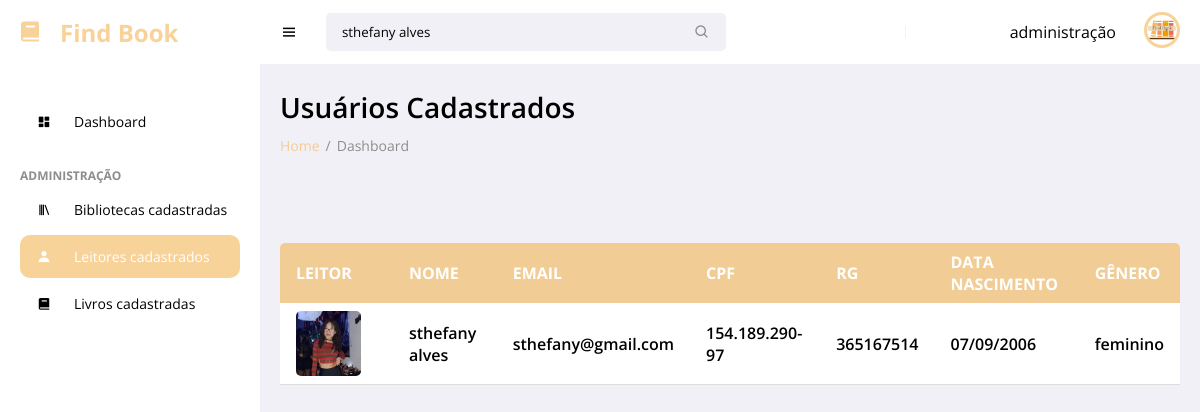
/login/area-restrita/view/admin/usuariosCadastrados.php?pesquisa=sthefany alves (signed in), run on the app's committed database.
### tables this page shows
CREATE TABLE `tbleitor` (
  `idLeitor` int(11) NOT NULL,
  `fotoLeitor` varchar(120) DEFAULT NULL,
  `nomeLeitor` varchar(60) NOT NULL,
  `emailLeitor` varchar(120) NOT NULL,
  `cpfLeitor` char(14) NOT NULL,
  `rgLeitor` char(12) NOT NULL,
  `dtNascLeitor` date NOT NULL,
  `generoLeitor` varchar(9) NOT NULL,
  `loginLeitor` varchar(25) NOT NULL,
  `senhaLeitor` varchar(20) NOT NULL
);

### login/area-restrita/view/admin/usuariosCadastrados.php (the view, shortened to what this page needs)
<?php
try {
	$Leitor = new Leitor();
	$listaLeitor = $Leitor->listar();
} catch (Exception $e) {
	echo $e->getMessage();
}
?>
<!DOCTYPE html>
<html lang="en">
<head>
	<link href='https://unpkg.com/boxicons@2.0.9/css/boxicons.min.css' rel='stylesheet'>
	<link rel="stylesheet" href="css/usuariosCadastrados.css">
</head>
<body>
	<section id="sidebar">
		<a href="#" class="brand"><i class='bx bxs-book icon'></i> Find Book</a>
		<ul class="side-menu">
			<li><a href="index.php" ><i class='bx bxs-dashboard icon' ></i> Dashboard</a></li>
			<li class="divider" data-text="Administração">Main</li>
			<li><a href="bibliotecasCadastradas.php" ><i class='bx bx-library icon' ></i> Bibliotecas cadastradas</a></li>
			<li><a href="usuariosCadastrados.php" class="active"><i class='bx bxs-user icon' ></i> Leitores cadastrados</a></li>
			<li><a href="livrosCadastrados.php"><i class='bx bxs-book icon' ></i> Livros cadastradas</a></li>
		</ul>
	</section>
	<section id="content">
		<nav>
			<i class='bx bx-menu toggle-sidebar' ></i>
			<form action="#">
				<div class="form-group">
					<input type="text" name="pesquisa" <?php if(isset($_GET['pesquisa'])){ echo ('value="'.$_GET['pesquisa'].'"'); }?> placeholder="pesquisar...">
					<i class='bx bx-search icon' ></i>
				</div>
			</form>
			<p>administração</p>
			<div class="profile">
			<img src="../../img/logopjt.png" alt="">
			</div>
		</nav>
		<main>
			<h1 class="title">Usuários Cadastrados</h1>
			<ul class="breadcrumbs">
				<li><a href="#">Home</a></li>
				<li class="divider">/</li>
				<li><a href="#" class="active">Dashboard</a></li>
			</ul>
			 <br><br><br>
			<br>
			  <div class="container">
                <div class="table-wrapper">
                    <table>
                        <thead>
                            <tr>
                                <th>Leitor</th>
                                <th>Nome</th>
                                <th>Email</th>
                                <th>CPF</th>
                                <th>RG</th>
                                <th>Data nascimento</th>
								<th>Gênero</th>
                            </tr>
                        </thead>
                        <tbody>
							<?php if(!isset($_GET['pesquisa'])){foreach ($listaLeitor as $linhas) {  ?>
									<tr>
										<td>
											<div class="user">
											<img class="user-image" src="<?php if(!empty($linhas['fotoLeitor'])){ echo "../../../../".$linhas['fotoLeitor']; }else{ echo("https://jamesrmoro.me/wp-content/uploads/2021/02/profile.png");}?>"" alt="">
											<div class="user-info">
										</td>
										<td><?php echo $linhas['nomeLeitor'] ?></td>
										<td><?php echo $linhas['emailLeitor'] ?></td>
										<td><?php echo $linhas['cpfLeitor'] ?></td>
										<td><?php echo $linhas['rgLeitor'] ?> </td>
										<td><?php echo $linhas['dtNascLeitor'] ?></td>
										<td><?php echo $linhas['generoLeitor'] ?></td>
									</tr>
								<?php }}else{
									$conexao = Conexao::conectar();
									$busca = '%'.addslashes($_GET['pesquisa']).'%';
									$stmt = $conexao->prepare("SELECT *, DATE_FORMAT(dtNascLeitor,'%d/%m/%Y') AS nasc FROM tbLeitor
																WHERE
																nomeLeitor like :busca
																or cpfLeitor like :busca
																or rgLeitor like :busca
																or dtNascLeitor like :busca
																order by idLeitor asc");
									$stmt->bindValue(':busca', $busca, PDO::PARAM_STR);
									$stmt->execute();
									if($stmt->rowCount() == 0){ ?>
										<tr>
											<td colspan="9">Busca indefinida</td>
										</tr>
								<?php	}else{
									$lista = $stmt->fetchAll(PDO::FETCH_ASSOC);
									foreach ($lista as $linhas) {  ?>
										<tr>
										<td>
											<div class="user">
											<img class="user-image" src="<?php if(!empty($linhas['fotoLeitor'])){ echo "../../../../".$linhas['fotoLeitor']; }else{ echo("https://jamesrmoro.me/wp-content/uploads/2021/02/profile.png");}?>"" alt="">
										</td>
										<td><?php echo $linhas['nomeLeitor'] ?></td>
										<td><?php echo $linhas['emailLeitor'] ?></td>
										<td><?php echo $linhas['cpfLeitor'] ?></td>
										<td><?php echo $linhas['rgLeitor'] ?> </td>
										<td><?php echo $linhas['nasc'] ?></td>
										<td><?php echo $linhas['generoLeitor'] ?></td>
									</tr>
									<?php }
									}
								} ?>
                        </tbody>
                    </table>
                </div>
            </div>
		</main>
	</section>
</body>
</html>

### login/area-restrita/view/admin/css/usuariosCadastrados.css (style rules this page uses)
* { font-family: 'Open Sans', sans-serif; margin: 0; padding: 0; box-sizing: border-box; }
:root { --grey: #F1F0F6; --dark-grey: #8D8D8D; --light: #fff; --dark: #000; --light-green: #E3FFCB; --light-blue: #D0E4FF; }
html { overflow-x: hidden; }
body { background: var(--grey); overflow-x: hidden; }
a { text-decoration: none; }
li { list-style: none; }
#sidebar { position: fixed; max-width: 260px; width: 100%; background: var(--light); top: 0; left: 0; height: 100%; overflow-y: auto; scrollbar-width: none; transition: all .3s ease; z-index: 200; }
#sidebar .brand { font-size: 24px; display: flex; align-items: center; height: 64px; font-weight: 700; color: #f3b75c9f; position: sticky; top: 0; left: 0; z-index: 100; background: var(--light); transition: all .3s ease; padding: 0 6px; }
#sidebar .icon { min-width: 48px; display: flex; justify-content: center; align-items: center; margin-right: 6px; }
#sidebar .side-menu { margin: 36px 0; padding: 0 20px; transition: all .3s ease; }
#sidebar .side-menu a { display: flex; align-items: center; font-size: 14px; color: var(--dark); padding: 12px 16px 12px 0; transition: all .3s ease; border-radius: 10px; margin: 4px 0; white-space: nowrap; }
#sidebar .side-menu > li > a.active, #sidebar .side-menu > li > a.active:hover { background: #f3b75c9f; color: var(--light); }
#sidebar .divider { margin-top: 24px; font-size: 12px; text-transform: uppercase; font-weight: 700; color: var(--dark-grey); transition: all .3s ease; white-space: nowrap; }
#content { position: relative; width: calc(100% - 260px); left: 260px; transition: all .3s ease; }
nav { background: var(--light); height: 64px; padding: 0 20px; display: flex; align-items: center; grid-gap: 28px; position: sticky; top: 0; left: 0; z-index: 100; }
nav .toggle-sidebar { font-size: 18px; cursor: pointer; }
nav form { max-width: 400px; width: 100%; margin-right: auto; }
nav .form-group { position: relative; }
nav .form-group input { width: 100%; background: var(--grey); border-radius: 5px; border: none; outline: none; padding: 10px 36px 10px 16px; transition: all .3s ease; }
nav .form-group .icon { position: absolute; top: 50%; transform: translateY(-50%); right: 16px; color: var(--dark-grey); }
nav .profile { position: relative; }
nav .profile img { width: 36px; height: 36px; border-radius: 50%; object-fit: cover; cursor: pointer; border: solid 3px #f3b75c9f; }
main { width: 100%; padding: 24px 20px 20px 20px; }
main .title { font-size: 28px; font-weight: 600; margin-bottom: 10px; }
main .breadcrumbs { display: flex; grid-gap: 6px; }
main .breadcrumbs li, main .breadcrumbs li a { font-size: 14px; }
main .breadcrumbs li a { color: #f3b75c9f; }
main .breadcrumbs li a.active, main .breadcrumbs li.divider { color: var(--dark-grey); pointer-events: none; }
.active { display: flex; }
.table-wrapper { height: 360px; overflow: auto; position: relative; border-radius: 5px; }
table { border-collapse: collapse; width: 100%; min-width: 800px; }
thead { background-color: #f3b75c9f; color: rgb(255, 255, 255); position: sticky; top: 0; }
td, th { padding: 8px 16px; text-align: left; }
th { text-transform: uppercase; }
td { font-weight: 600; background-color: #fff; border-bottom: 1px solid #ddd; }
.user { display: flex; align-items: center; }
.user-image { width: 65px; height: 65px; border-radius: 5px; object-fit: cover; margin-right: 16px; }

### data on the page
tbleitor: fotoLeitor (picture), nomeLeitor "sthefany alves", emailLeitor "sthefany@gmail.com", cpfLeitor "154.189.290-97", rgLeitor "365167514", nasc "07/09/2006", generoLeitor "feminino"
